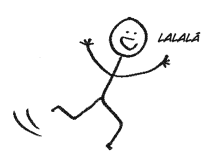
#> input picture CC1/Laboratorios/Laboratorio 1/code/pablo-palito.png, 214 x 156 px
$ python transr.py
#> lines starting #> are read from the running program, lines starting #| are printed output that depends on the picture
#!/usr/bin/env python

from pylab import *
from scipy.ndimage import *
import numpy as np
import math


def transr(A,degrees):
	# get the dimentions of the image
#> called with degrees = 1.05
	n_rows, n_cols = A.shape
#> n_rows = 156; n_cols = 214
	# get the rotation matrix
	rotation_matrix = np.array([[np.cos(degrees), np.sin(degrees)], [-np.sin(degrees), np.cos(degrees)]])

	product = [] # list that holds the transformation matrix

	for i in range(n_rows):
		for j in range(n_cols):
			# get the dot product between the rotation matrix and the (x,y) vector
			p_val = np.dot(rotation_matrix, np.array([i,j]))
			# round float values
			x = round(p_val[0])
			y = round(p_val[1])
			# store the rotation vector
			product.append([x,y])

	product = np.array(product) # casted just for the awesome sintax that numpy uses for matrices
	min_x, max_x, min_y, max_y = min(product[:,0]), max(product[:,0]), min(product[:,1]), max(product[:,1])
#> min_x = 0; max_x = 262; min_y = -134; max_y = 107
	# create a new matrix with dimentions that can hold the rotated matrix
	A_r = np.zeros((max_x-min_x+1,max_y-min_y+1))

	index = 0 # lame counter
	for i in range(n_rows):
		for j in range(n_cols):
			# move the rotated values to a suitable place (from origin)
			x = product[index][0] + abs(min_x) # this will always let us start from the origin
			y = product[index][1] + abs(min_y)
			# copy the values from (x,y) to (x',y')
			A_r[x,y] = A[i,j]
			index += 1
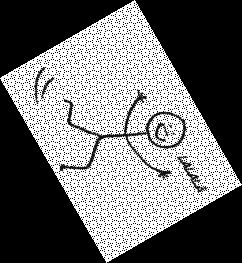
#> A_r: shape (263, 242) float64; min 0, max 1, mean 0.436
#> after the loop, index = 33384

	imshow(A_r)
	show()

if __name__ == "__main__":
	A = imread("pablo-palito.png")[:,:,0]
	gray()

	transr(A,math.pi/3)
